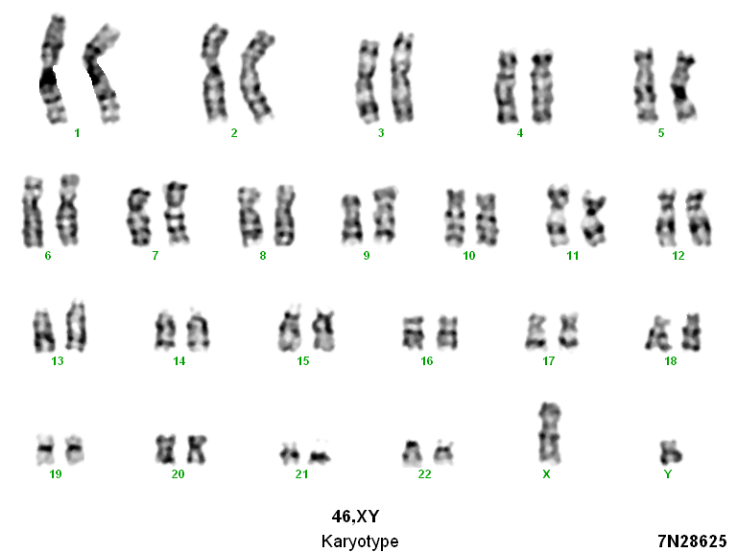
%> input picture step4/organized/Both/014_PAMflexible_Engineered_FnCas9_variants_for/type2_data/7N28625I_SP_Edited_Cl_1.tif, 737 x 552 px
$ octave --eval "result = GaussianPadding(rgb2gray(imread('../../../Both/014_PAMflexible_Engineered_FnCas9_variants_for/type2_data/7N28625I_SP_Edited_Cl_1.tif')));"   (GNU Octave 9; MATLAB toolbox functions it lacks are replaced by stand-ins)
%> lines starting %> are read from the running program, lines starting %| are printed output that depends on the picture; in (x1, y1, x2, y2) boxes, pixels count from 0 and x2, y2 are one past the last pixel; in counts of white or black regions, pixels touching at a corner belong together; the program's own positions count from 1
function [Output, coord] = GaussianPadding(Input, Even)
[rows, cols] = size(Input);
%> rows = 552; cols = 737
sigma = 0.032 .* [rows cols];
%> sigma = [17.66 23.58]
onerows = rows + ceil(2 * sigma(1) + 1) * 2;
%> onerows = 626
onecols = cols + ceil(2 * sigma(2) + 1) * 2;
%> onecols = 835
prows = ceil(rows * 1.5);
%> prows = 828
pcols = ceil(cols * 1.5);
%> pcols = 1106

PaddedImage = padarray(Input,[ceil((prows - rows) / 2), ceil((pcols - cols) / 2)],'replicate','pre');
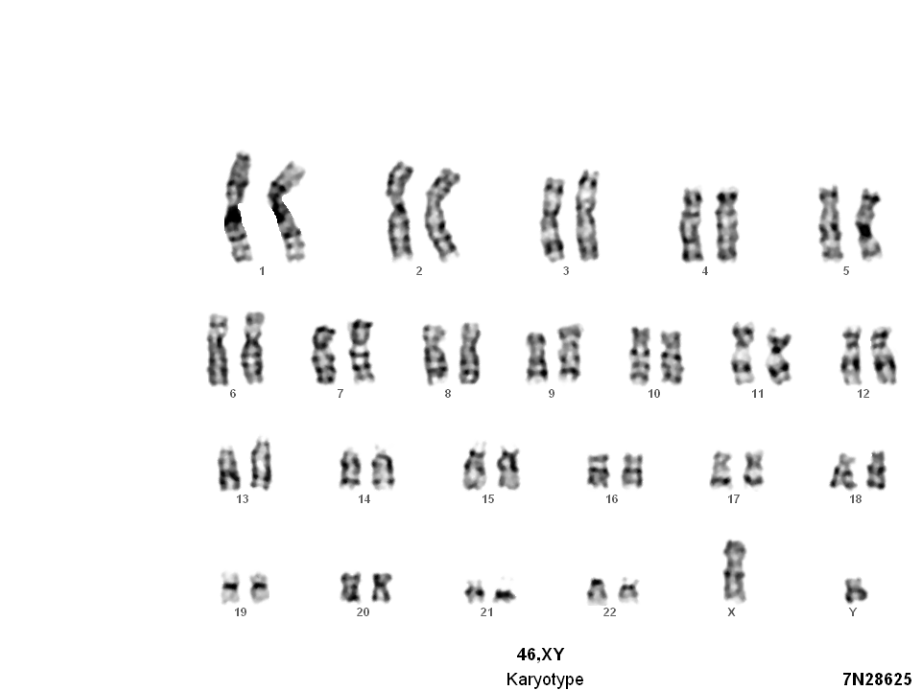
%> PaddedImage: size 690x922 uint8; min 0, max 255, mean 245.6
PaddedImage = padarray(PaddedImage,[(prows - (ceil((prows - rows) / 2 + rows))), (pcols - (ceil((pcols - cols) / 2 + cols)))],'replicate','post');
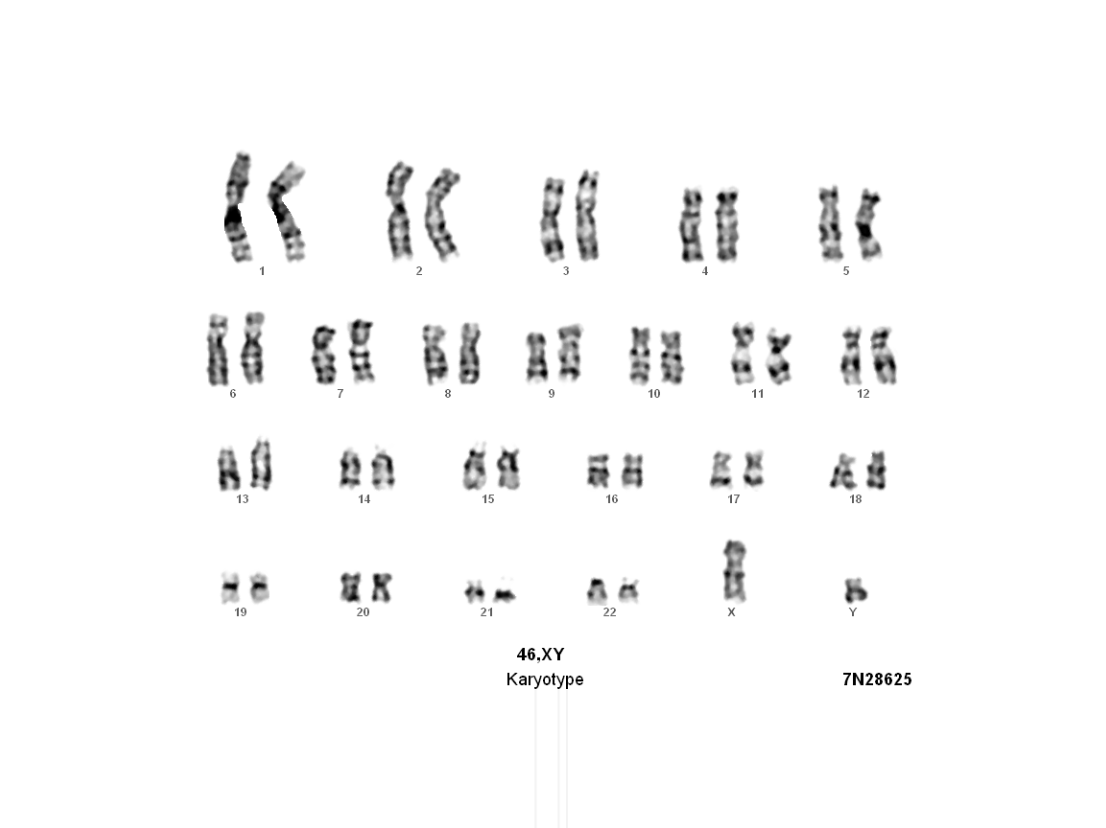
%> PaddedImage: size 828x1106 uint8; min 0, max 255, mean 248.5
%Make even odd
oddityPadding = double(mod(size(PaddedImage), 2) == 0);
%> oddityPadding = [1 1]
OddPaddedImage = padarray(PaddedImage, oddityPadding, 'replicate', 'post');

A = ones(onerows, onecols);
prePadA = zeros(prows + oddityPadding(1), pcols + oddityPadding(2));
prePadA(ceil((prows - onerows) / 2) + 1: (ceil((prows - onerows) / 2 + onerows)), ceil((pcols - onecols) / 2) + 1: (ceil((pcols - onecols) / 2 + onecols))) = A;
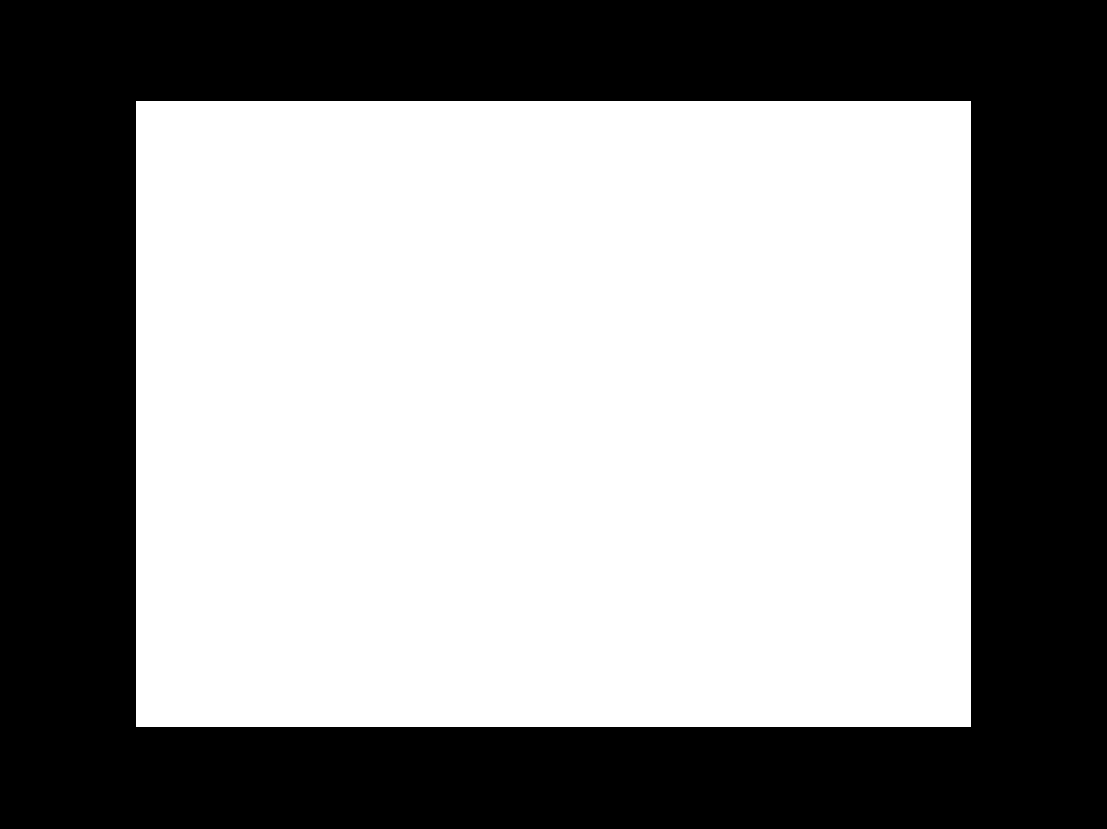
%> prePadA: size 829x1107 double; values 0 (black) and 1 (white), 57% white; 1 black region, box (x1, y1, x2, y2) and area: (0, 0, 1107, 829) 394993

PadA = imgaussfilt(prePadA, sigma);
C = PadA(ceil((prows - rows) / 2) + 1: (ceil((prows - rows) / 2 + rows)), ceil((pcols - cols) / 2) + 1: (ceil((pcols - cols) / 2 + cols)));

PadInput = OddPaddedImage .* PadA;
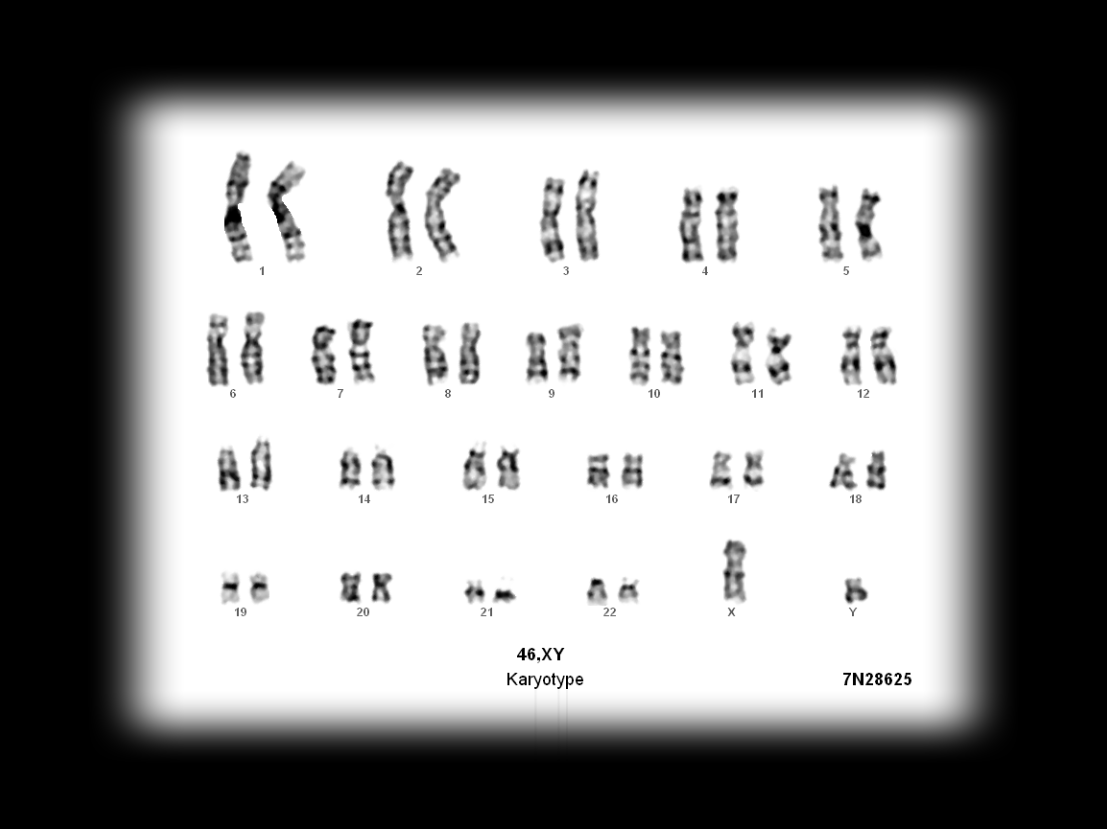
%> PadInput: size 829x1107 uint8; min 0, max 255, mean 138.7

B = PadInput(ceil((prows - rows) / 2) + 1: (ceil((prows - rows) / 2 + rows)), ceil((pcols - cols) / 2) + 1: (ceil((pcols - cols) / 2 + cols)));
Residual = abs(B - Input);
%> Residual: size 552x737 uint8; every value is 0

if abs(sum(sum(Residual))) < 1e-6
	Success = "Padding Successful!"
else
    Success = "Padding Failed"
end

coord = [ceil((prows - rows) / 2) + 1, (ceil((prows - rows) / 2 + rows)), ceil((pcols - cols) / 2) + 1, (ceil((pcols - cols) / 2 + cols))];
%> coord = [139 690 186 922]
if exist('Even') & Even == 1
    Output = PadInput(1:end-1,1:end-1);
else
    Output = PadInput;
end
end

$ run again, on step4/organized/Both/014_PAMflexible_Engineered_FnCas9_variants_for/type2_data/9U65782_I_SP.tif
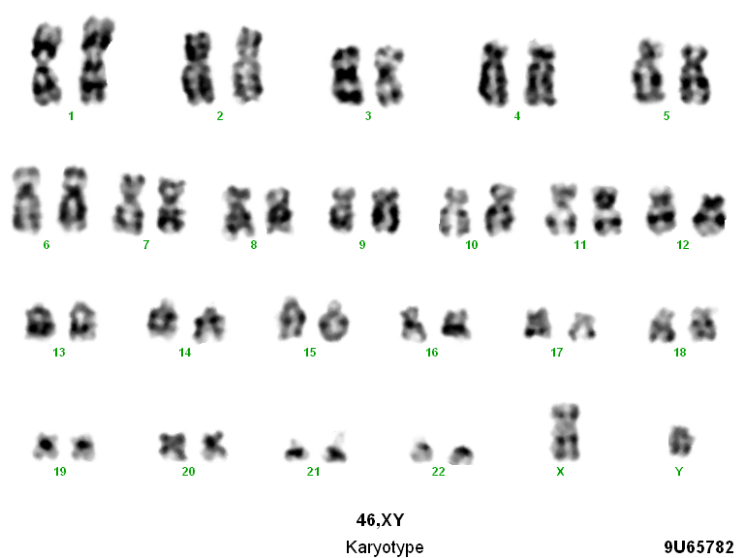
%> input picture step4/organized/Both/014_PAMflexible_Engineered_FnCas9_variants_for/type2_data/9U65782_I_SP.tif, 744 x 558 px
%> in GaussianPadding, `prePadA(ceil((prows - onerows) / 2) + 1: (ceil((prows - onerows) / 2 +..`:
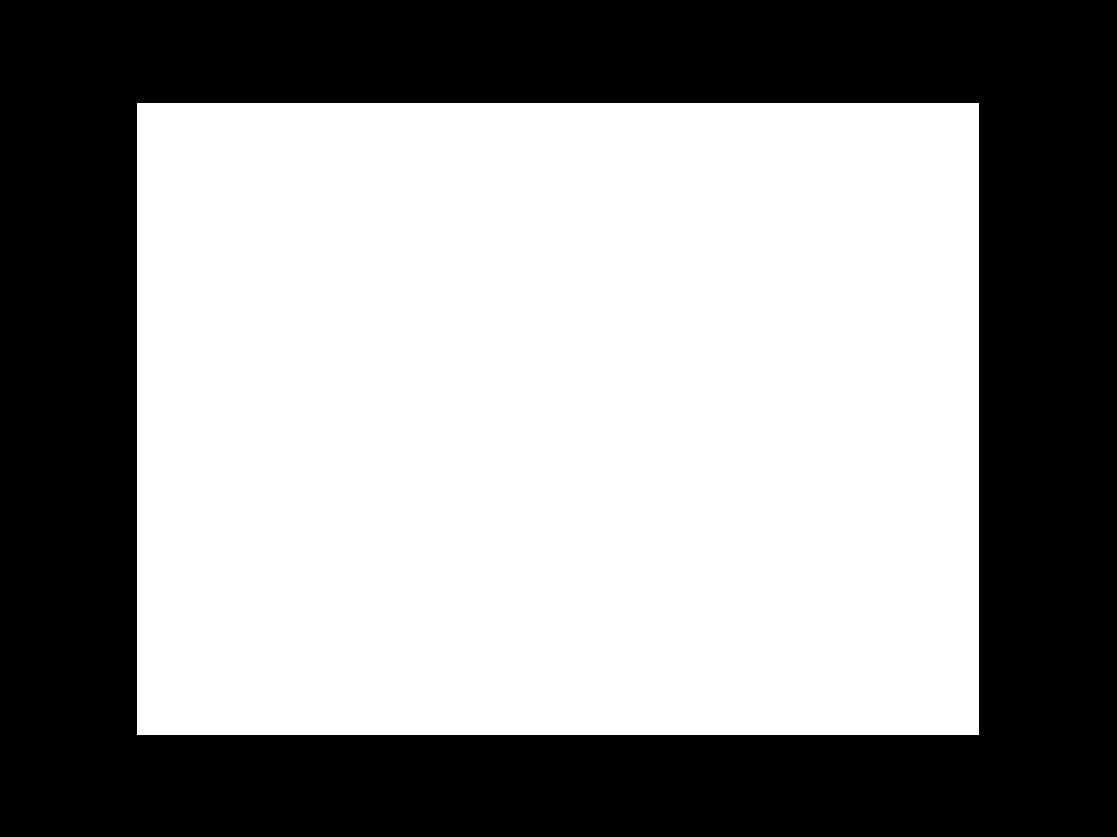
%> prePadA: size 837x1117 double; values 0 (black) and 1 (white), 56.9% white; 1 black region, box (x1, y1, x2, y2) and area: (0, 0, 1117, 837) 402785
%> in GaussianPadding, `PadInput = OddPaddedImage .* PadA;`:
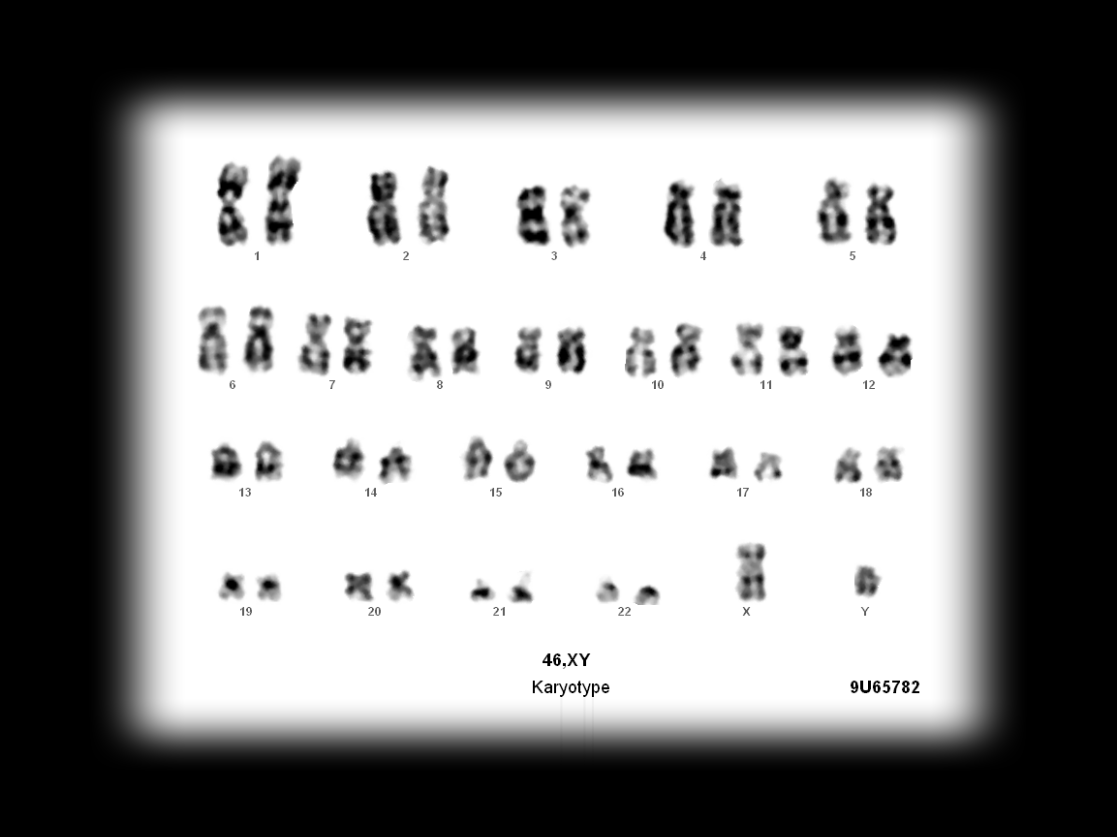
%> PadInput: size 837x1117 uint8; min 0, max 255, mean 137.1
%> Residual: size 558x744 uint8; every value is 0
